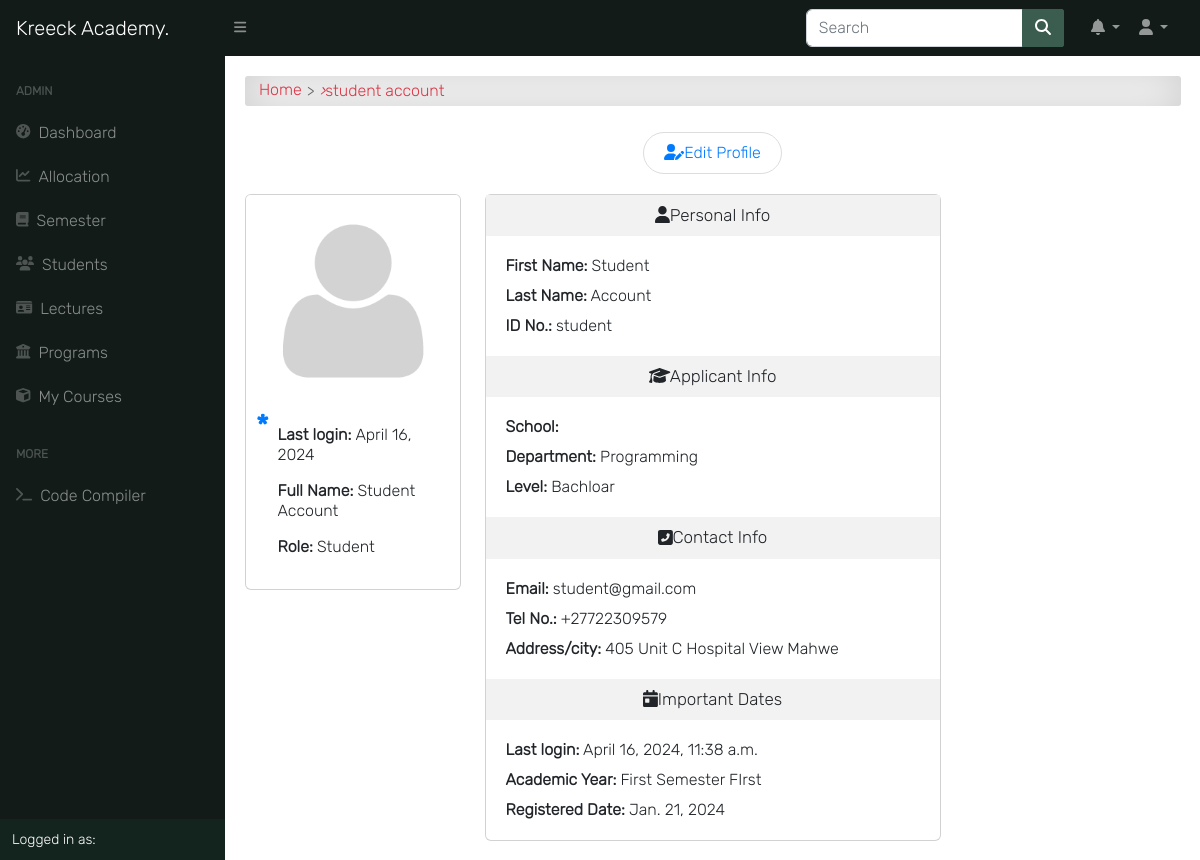
The page /auth/profile/3/detail/ (signed in) on the database its author committed.
### accounts/models.py (models this page shows, shortened)
class User(AbstractUser):
    is_student = models.BooleanField(default=False)
    is_lecturer = models.BooleanField(default=False)
    is_parent = models.BooleanField(default=False)
    is_dep_head = models.BooleanField(default=False)
    phone = models.CharField(max_length=60, blank=True, null=True)
    address = models.CharField(max_length=60, blank=True, null=True)
    picture = models.ImageField(upload_to='profile_pictures/%y/%m/%d/', default='default.png', null=True)
    email = models.EmailField(blank=True, null=True)
    username_validator = ASCIIUsernameValidator()
    objects = UserManager()
    @property
    def get_full_name(self):
        full_name = self.username
        if self.first_name and self.last_name:
            full_name = self.first_name + " " + self.last_name
        return full_name
    @property
    def get_user_role(self):
        if self.is_superuser:
            return "Admin"
        elif self.is_student:
            return "Student"
        elif self.is_lecturer:
            return "Lecturer"
        elif self.is_parent:
            return "Parent"

class Student(models.Model):
    student = models.OneToOneField(User, on_delete=models.CASCADE)
    level = models.CharField(max_length=25, choices=LEVEL, null=True)
    department = models.ForeignKey(Program, on_delete=models.CASCADE, null=True)
    objects = StudentManager()

### course/models.py (models this page shows, shortened)
class Program(models.Model):
    title = models.CharField(max_length=150, unique=True)
    summary = models.TextField(null=True, blank=True)
    objects = ProgramManager()
    def __str__(self):
        return self.title

### app/models.py (models this page shows)
class Semester(models.Model):
    semester = models.CharField(max_length=10, choices=SEMESTER, blank=True)
    is_current_semester = models.BooleanField(default=False, blank=True, null=True)
    session = models.ForeignKey(Session, on_delete=models.CASCADE, blank=True, null=True)
    next_semester_begins = models.DateField(null=True, blank=True)
    def __str__(self):
        return self.semester

class Session(models.Model):
    session = models.CharField(max_length=200, unique=True)
    is_current_session = models.BooleanField(default=False, blank=True, null=True)
    next_session_begins = models.DateField(blank=True, null=True)
    def __str__(self):
        return self.session

### accounts/views.py (the view, shortened to what this page needs)
# urls.py: path('profile/<int:id>/detail/', profile_single, name='profile_single'),
@login_required
@admin_required
def profile_single(request, id):
    if request.user.id == id:
        return redirect("/profile/")
    current_session = get_object_or_404(Session, is_current_session=True)
    current_semester = get_object_or_404(Semester, is_current_semester=True, session=current_session)
    user = User.objects.get(pk=id)
    if user.is_lecturer:
        courses = Course.objects.filter(allocated_course__lecturer__pk=id).filter(semester=current_semester)
        context = {
            'title': user.get_full_name,
            "user": user,
            "user_type": "Lecturer",
            "courses": courses,
            'current_session': current_session,
            'current_semester': current_semester,
        }
        return render(request, 'accounts/profile_single.html', context)
    elif user.is_student:
        student = Student.objects.get(student__pk=id)
        courses = TakenCourse.objects.filter(student__student__id=id, course__level=student.level)
        context = {
            'title': user.get_full_name,
            'user': user,
            "user_type": "student",
            'courses': courses,
            'student': student,
            'current_session': current_session,
            'current_semester': current_semester,
        }
        return render(request, 'accounts/profile_single.html', context)

### templates/accounts/profile_single.html (shortened to what this page needs)
{% extends 'base.html' %}
{% load static %}
{% load i18n %}
{% block content %}
<div id="input-nav"><a href="{% url 'home' %}" class="primary1">Home</a> <i>&rsaquo;</i> {{ user.get_full_name }}</div>
{% if request.user.is_superuser %}
<div class="btn-flex">
    {% if user.is_student %}
    <a class="edit-btn" href="{% url 'student_edit' pk=user.id %}">
        <i class="fas fa-user-edit"></i><span class="mobile-hide">Edit Profile</span>
    </a>
    {% endif %}
</div>
{% endif %}
<div class="row justify-content-between">
    <div class="col-md-3 mx-auto">
        <div class="card">
            {% if request.user.is_authenticated %}
                {% if not request.user.is_lecturer %}
                    <img src="{{ user.picture.url }}" class="dashboard-img" onload="cacheProfilePicture(this);">
                {% else %}
                    <img src="{{ user.picture.url }}" class="dashboard-img">
                {% endif %}
            {% endif %}
            <div class="program-description">
                <p><strong>Last login: </strong>{{ user.last_login|date }}</p>
                <p><strong>Full Name: </strong>{{ user.get_full_name|title }}</p>
                <p><strong>Role: </strong>
                    {{ user.get_user_role }}
                </p>
            </div>
        </div>
    </div>
    <div class="col-md-6">
        <div class="card">
            <p class="title-info"><i class="fas fa-user"></i>Personal Info</p>
            <div class="dashboard-description">
                <p><strong>First Name:</strong> {{ user.first_name|title }}</p>
                <p><strong>Last Name:</strong> {{ user.last_name|title }}</p>
                <p><strong>ID No.:</strong> {{ user.username }}</p>
            </div>
            {% if user.is_student %}
            <p class="title-info"><i class="fas fa-graduation-cap"></i>Applicant Info</p>
            <div class="dashboard-description">
                <p><strong>School: </strong>{{ student.get_student_school }}</p>
                <p><strong>Department: </strong>{{ student.department }}</p>
                <p><strong>Level: </strong>{{ student.level }}</p>
            </div>
            {% endif %}
            <p class="title-info"><i class="fas fa-phone-square-alt"></i>Contact Info</p>
            <div class="dashboard-description">
                <p><strong>Email:</strong> {{ user.email }}</p>
                <p><strong>Tel No.:</strong> {{ user.phone }}</p>
                <p><strong>Address/city:</strong> {{ user.address }}</p>
            </div>
            <p class="title-info"><i class="fa fa-calendar-day"></i>Important Dates</p>
            <div class="dashboard-description">
                <p><strong>Last login:</strong> {{ user.last_login }}</p>
                <p><strong>Academic Year:</strong> {{ current_semester }} Semester {{ current_session }}</p>
                <p><strong>Registered Date:</strong> {{ user.date_joined|date }}</p>
            </div>
        </div>
    </div>
    <div class="col-md-3 mx-auto"></div>
</div>
{% endblock content %}

### static/css/all.css (style rules this page uses)
.fa-calendar-day:before { content: "\f783"; }
.fa-graduation-cap:before { content: "\f19d"; }
.fa-user:before { content: "\f007"; }

### static/css/style.css (style rules this page uses)
*, body { font-family: "Inter", sans-serif; }
body { background-color: #ffffff; }
.btn-flex { display: -webkit-box; display: -ms-flexbox; display: flex; -webkit-box-pack: center; -ms-flex-pack: center; justify-content: center; -ms-flex-wrap: wrap; flex-wrap: wrap; margin: 10px auto; }
#input-nav { display: -webkit-box; display: -ms-flexbox; display: flex; -ms-flex-wrap: wrap; flex-wrap: wrap; -webkit-box-align: center; -ms-flex-align: center; align-items: center; padding: 0.3rem 0.9rem; margin-bottom: 1rem; color: #dc3545; border-radius: 3px; background-color: #fff !important; -webkit-box-shadow: inset 0 0 2.5rem rgba(0, 0, 0, 0.2); box-shadow: inset 0 0 2.5rem rgba(0, 0, 0, 0.2); }
#input-nav a { color: #dc3545; }
#input-nav a::after { content: ">"; color: #666; margin: 0 5px; vertical-align: middle; }
a { color: #666; text-decoration: none; }
.dashboard-img { width: 100%; border-top-left-radius: 0.3em; border-top-right-radius: 0.3em; }
.dashboard-description { padding: 10px; }
.dashboard-description p { margin: 10px; }
.program-description { position: relative; padding: 1rem 2rem; }
.program-description::before { content: "*"; position: absolute; top: 0; left: 10px; color: #007bff; font-weight: bold; font-size: 30px; margin-right: 1rem; }
.title-info { font-weight: 400; font-size: 17px; padding: 10px; background: #f3f2f2; text-align: center; margin: 0px; }
.edit-btn { font-family: inherit; text-align: center; width: auto; padding: 10px 20px; margin: 10px auto; cursor: pointer; color: #007bff; border: 1px solid #ddd; border-radius: 2rem; }

### rows shown on the page
User: get_full_name "student account", picture (placeholder picture), last_login "April 16, 2024", get_full_name "Student Account", get_user_role "Student", first_name "Student", last_name "Account", username "student", email "student@gmail.com", phone "+27722309579", address "405 Unit C Hospital View Mahwe", last_login "April 16, 2024, 11:38 a.m.", date_joined "Jan. 21, 2024"
Student: department "Programming", level "Bachloar"
Semester: semester "First"
Session: session "FIrst"
